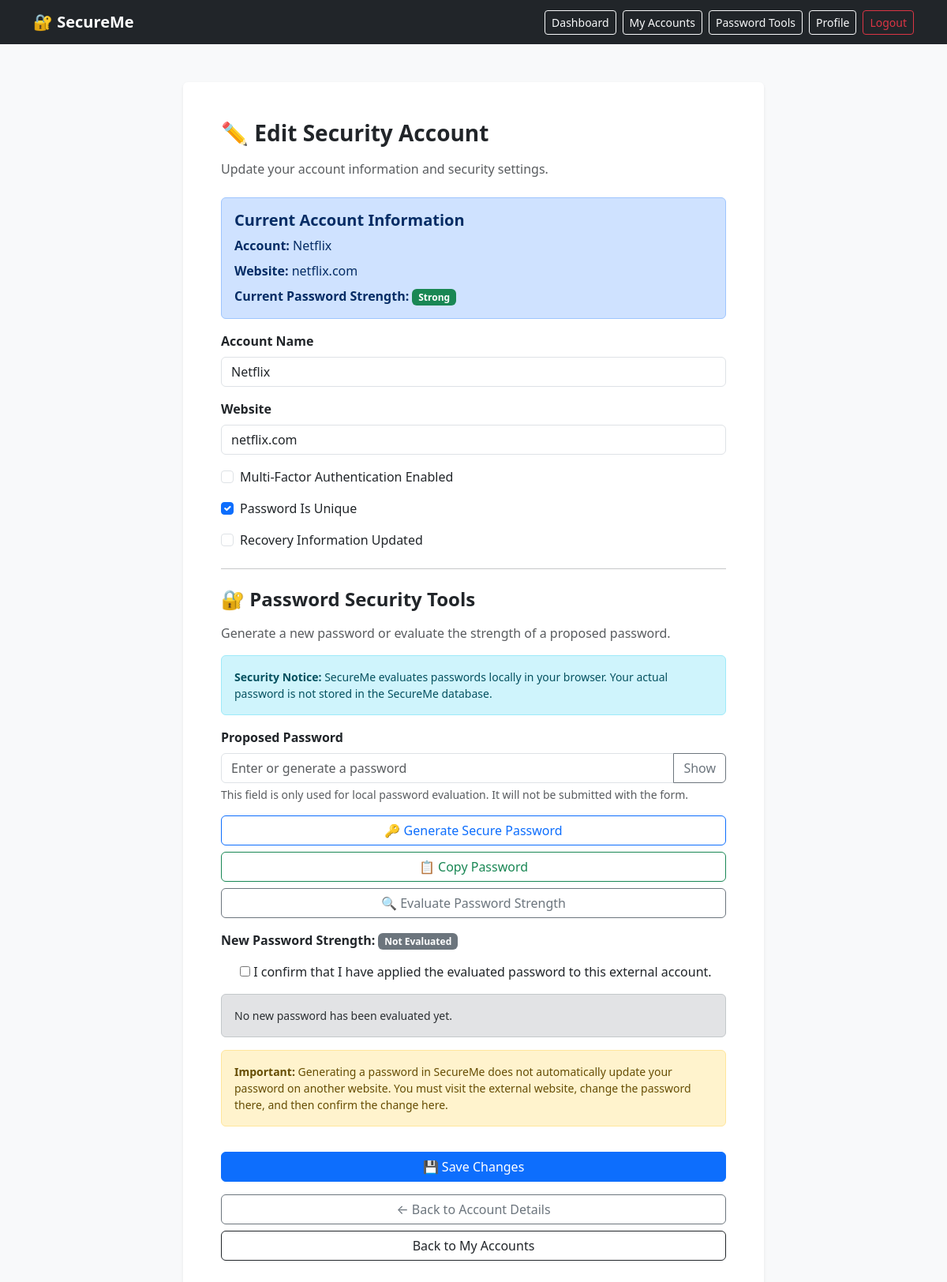
Page /accounts/2/edit/ (signed in) on the earlier database version.
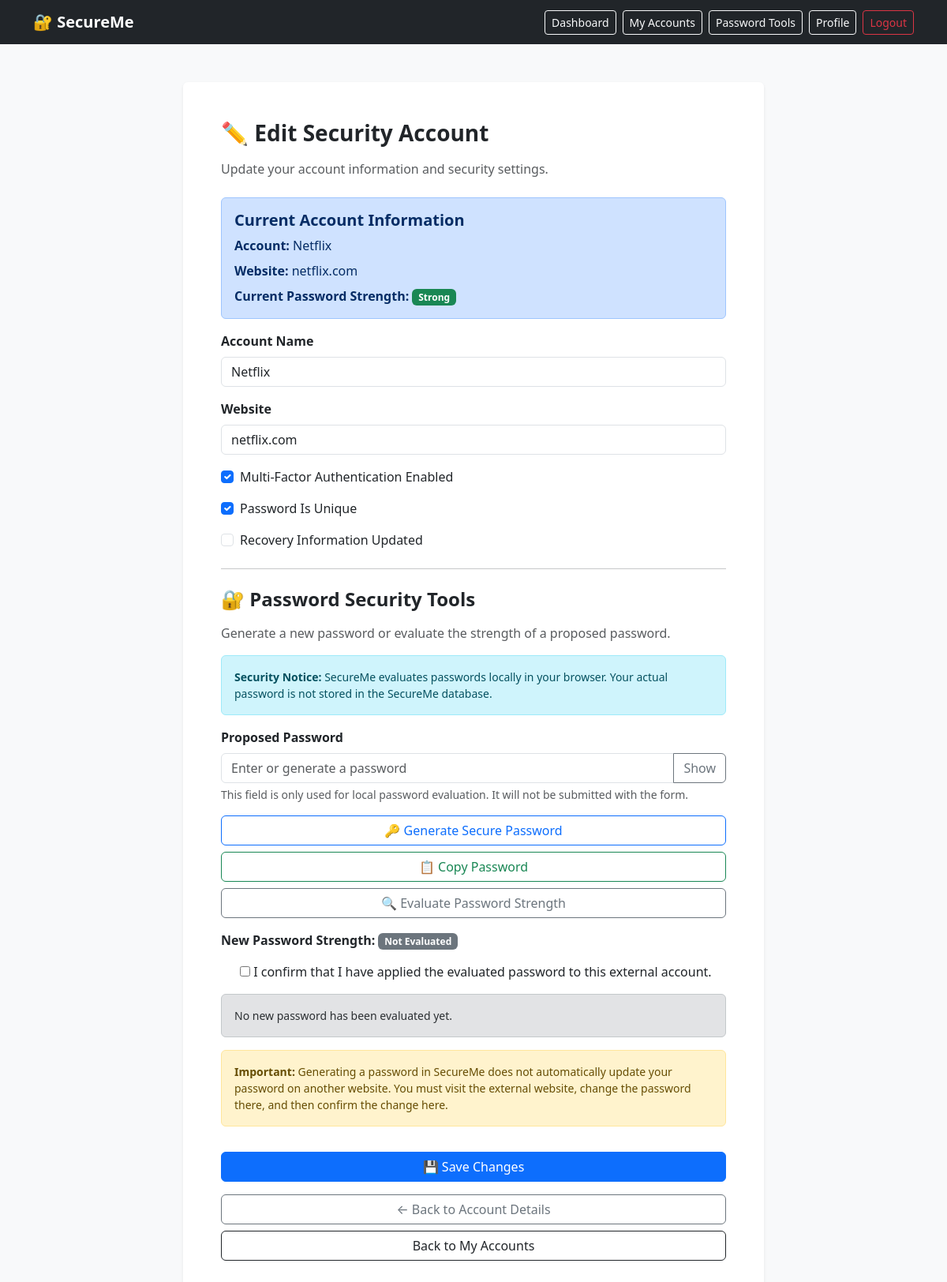
Same page on the later database version.
### dashboard/models.py (models this page shows, shortened)
class SecurityAccount(models.Model):
    user = models.ForeignKey(
        settings.AUTH_USER_MODEL,
        on_delete=models.CASCADE,
        related_name="security_accounts"
    )
    account_name = models.CharField(
        max_length=100
    )
    website = models.CharField(
        max_length=200,
        blank=True
    )
    mfa_enabled = models.BooleanField(
        default=False
    )
    password_unique = models.BooleanField(
        default=False
    )
    password_strength = models.CharField(
        max_length=20,
        choices=[
            ("Weak", "Weak"),
            ("Medium", "Medium"),
            ("Strong", "Strong"),
        ],
        default="Weak"
    )
    recovery_updated = models.BooleanField(
        default=False
    )
    last_password_change = models.DateField(
        null=True,
        blank=True,
        help_text=(
            "Enter the date you last changed this "
            "account's password. SecureMe does not "
            "verify changes on external websites."
        )
    )

### dashboard/views.py (the view)
@login_required
def edit_account(request, account_id):
    account = get_object_or_404(
        SecurityAccount,
        id=account_id,
        user=request.user
    )
    if request.method == "POST":
        form = SecurityAccountForm(
            request.POST,
            instance=account
        )
        if form.is_valid():
            updated_account = form.save(commit=False)
            strength = form.cleaned_data.get(
                "evaluated_password_strength"
            )
            confirmed = form.cleaned_data.get(
                "confirm_password_applied"
            )
            if strength and confirmed:
                updated_account.password_strength = strength
            updated_account.save()
            return redirect(
                "account_detail",
                account_id=account.id
            )
    else:
        form = SecurityAccountForm(instance=account)
    return render(
        request,
        "dashboard/edit_account.html",
        {
            "form": form,
            "account": account,
        }
    )

### dashboard/templates/dashboard/edit_account.html (shortened to what the changed rows need)
{% load static %}
<!DOCTYPE html>
<html lang="en">
<head>
    <link
        href="https://cdn.jsdelivr.net/npm/bootstrap@5.3.3/dist/css/bootstrap.min.css"
        rel="stylesheet"
    >
</head>
<body class="bg-light">
    <main class="container py-5">
        <div class="row justify-content-center">
            <div class="col-12 col-md-10 col-lg-8">
                <div class="card shadow-sm border-0">
                    <div class="card-body p-4 p-md-5">
                        <h1 class="h3 fw-bold mb-3">
                            ✏️ Edit Security Account
                        </h1>
                        <div class="alert alert-primary">
                            <h2 class="h5 fw-bold">
                                Current Account Information
                            </h2>
                            <p class="mb-2">
                                <strong>Account:</strong>
                                {{ account.account_name }}
                            </p>
                            <p class="mb-2">
                                <strong>Website:</strong>
                                {{ account.website|default:"Not provided" }}
                            </p>
                            <p class="mb-0">
                                <strong>Current Password Strength:</strong>
                                {% if account.password_strength == "Strong" %}
                                    <span class="badge bg-success">
                                    </span>
                                {% elif account.password_strength == "Medium" %}
                                    <span class="badge bg-warning text-dark">
                                        Medium
                                    </span>
                                {% else %}
                                    <span class="badge bg-danger">
                                        Weak
                                    </span>
                                {% endif %}
                            </p>
                        </div>
                        <form method="POST"
                              id="securityAccountForm">
                            <div class="mb-3">
                                <label
                                    for="{{ form.account_name.id_for_label }}"
                                    class="form-label fw-bold">
                                    Account Name
                                </label>
                                {{ form.account_name }}
                            </div>
                            <div class="mb-3">
                                <label
                                    for="{{ form.website.id_for_label }}"
                                    class="form-label fw-bold">
                                    Website
                                </label>
                                {{ form.website }}
                            </div>
                            <div class="form-check mb-3">
                                {{ form.mfa_enabled }}
                                <label
                                    for="{{ form.mfa_enabled.id_for_label }}"
                                    class="form-check-label">
                                    Multi-Factor Authentication Enabled
                                </label>
                            </div>
                            <div class="form-check mb-3">
                                {{ form.password_unique }}
                                <label
                                    for="{{ form.password_unique.id_for_label }}"
                                    class="form-check-label">
                                    Password Is Unique
                                </label>
                            </div>
                            <div class="form-check mb-4">
                                {{ form.recovery_updated }}
                                <label
                                    for="{{ form.recovery_updated.id_for_label }}"
                                    class="form-check-label">
                                    Recovery Information Updated
                                </label>
                            </div>
                            <h2 class="h4 fw-bold mb-3">
                                🔐 Password Security Tools
                            </h2>
                        </form>
                    </div>
                </div>
            </div>
        </div>
    </main>
</body>
</html>

Differences in the rows shown:
changed SecurityAccount "Netflix": mfa_enabled "☐" → "☑"
